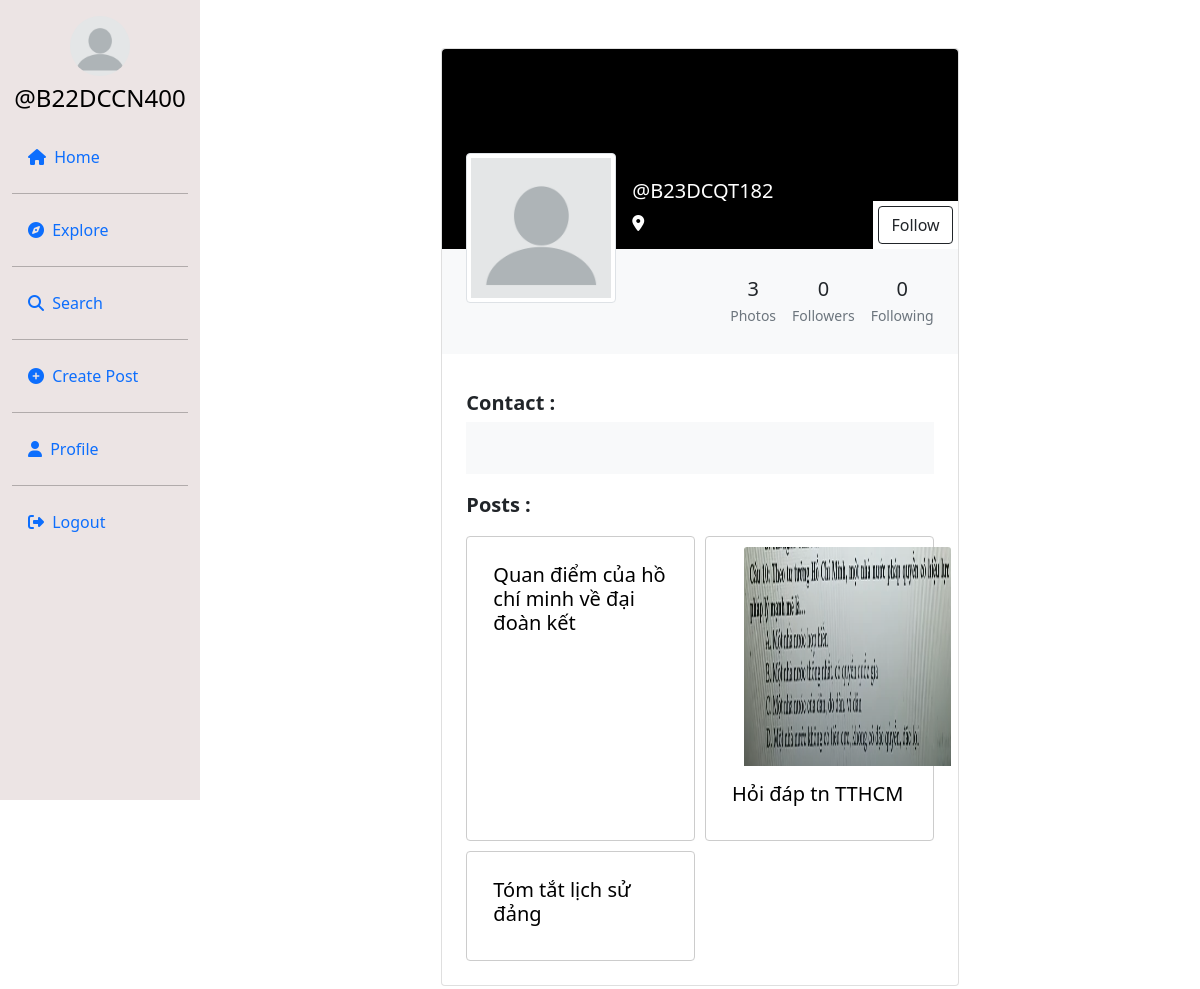
The app's page /profile/B23DCQT182 (signed in) with its own data.
### userauth/models.py (models this page shows, shortened)
class Profile(models.Model):
    user = models.ForeignKey(User, on_delete=models.CASCADE)
    id_user = models.IntegerField(primary_key=True, default=0)
    bio = models.TextField(blank=True, default='')
    profileimg = models.ImageField(upload_to='profile_images', default='blank-profile-picture.png')
    location = models.CharField(max_length=100, blank=True, default='')

class Post(models.Model):
    id = models.UUIDField(primary_key=True, default=uuid.uuid4)
    user = models.CharField(max_length=100)
    title = models.TextField(null=True, blank=True)
    file = models.FileField(upload_to='uploads/', null=True, blank=True)  # Sử dụng FileField cho tất cả loại file
    caption = models.TextField()
    subject = models.CharField(max_length=50, default="HDT")
    created_at = models.DateTimeField(default=datetime.now)
    no_of_likes = models.IntegerField(default=0)

### userauth/views.py (the view, shortened to what this page needs)
# urls.py: path('profile/<str:id_user>', views.profile),
@login_required(login_url='/loginn')
def profile(request,id_user):
    user_object = User.objects.get(username=id_user)
    print(user_object)
    profile = Profile.objects.get(user=request.user)
    user_profile = Profile.objects.get(user=user_object)
    user_posts = Post.objects.filter(user=id_user).order_by('-created_at')
    user_post_length = len(user_posts)
    follower = request.user.username
    user = id_user
    if Followers.objects.filter(follower=follower, user=user).first():
        follow_unfollow = 'Unfollow'
    else:
        follow_unfollow = 'Follow'
    user_followers = len(Followers.objects.filter(user=id_user))
    user_following = len(Followers.objects.filter(follower=id_user))
    context = {
        'user_object': user_object,
        'user_profile': user_profile,
        'user_posts': user_posts,
        'user_post_length': user_post_length,
        'profile': profile,
        'follow_unfollow':follow_unfollow,
        'user_followers': user_followers,
        'user_following': user_following,
    }
    return render(request, 'profile.html', context)

### userauth/templatetags/custom_filters.py (called while the page is built)
@register.filter
def endswith_any(value, suffixes):
    return any(str(value).endswith(suffix.strip()) for suffix in suffixes.split(','))

### templates/profile.html (shortened to what this page needs)
{% load custom_filters %}
{% load static %}
<!DOCTYPE html>
<html lang="en">
<head>
    <link rel="stylesheet" href="https://maxcdn.bootstrapcdn.com/bootstrap/4.5.2/css/bootstrap.min.css">
    <link href="https://cdn.jsdelivr.net/npm/bootstrap@5.0.2/dist/css/bootstrap.min.css" rel="stylesheet"
>
    <link rel="stylesheet" href="{% static 'css/app.css' %}">
</head>
<body>
<div class="container-fluid">
    <div class="row">
        <nav class="col-md-2 d-none d-md-block sidebar" style="position: fixed;">
            <div class="text-center mt-3">
                <img src="{{ profile.profileimg.url }}" alt="Profile Picture" class="profile-pic">
                <h4 class="mt-2"><a href="/profile/{{ user }}" style="text-decoration:none;">@{{ user }}</a></h4>
            </div>
            <ul class="nav flex-column mt-4">
                <li class="nav-item">
                    <a class="nav-link active" href="/">
                        <i class="fa-solid fa-house mr-1"></i> Home
                    </a>
                </li>
                <hr>
                <li class="nav-item">
                    <a class="nav-link" href="/explore">
                        <i class="fa-solid fa-compass mr-1"></i> Explore
                    </a>
                </li>
                <hr>
                <li class="nav-item">
                    <a class="nav-link" href="#" data-bs-toggle="modal" data-bs-target="#exampleModal3">
                        <i class="fa-solid fa-magnifying-glass mr-1"></i> Search
                    </a>
                </li>
                <hr>
                <li class="nav-item">
                    <a class="nav-link" href="#" data-bs-toggle="modal" data-bs-target="#exampleModal2"
                       data-bs-whatever="@getbootstrap">
                        <i class="fa-solid fa-circle-plus mr-1"></i> Create Post
                    </a>
                </li>
                <hr>
                <li class="nav-item">
                    <a class="nav-link" href="/profile/{{ user }}">
                        <i class="fa-solid fa-user mr-1"></i> Profile
                    </a>
                </li>
                <hr>
                <li class="nav-item">
                    <a class="nav-link" href="/logoutt">
                        <i class="fa-solid fa-right-from-bracket mr-1"></i> Logout
                    </a>
                </li>
            </ul>
        </nav>
        <main role="main" class="col-md-9 ml-sm-auto col-lg-10 px-md-4">
            <section class="gradient-custom-2">
                <div class="container py-5">
                    <div class="row d-flex justify-content-center align-items-center h-100">
                        <div class="col col-lg-9 col-xl-7">
                            <div class="card">
                                <div class="rounded-top text-white d-flex flex-row"
                                     style="background:black; height:200px;">
                                    <div class="ms-4  d-flex flex-column" style="width: 150px; margin-top:5rem;">
                                        <img src="{{ user_profile.profileimg.url }}" alt="Generic placeholder image"
                                             class="img-fluid img-thumbnail mt-4 mb-2"
                                             style="width: 180px;height: 180px; z-index: 1">
                                    </div>
                                    <div class="ms-3" style="margin-top: 130px;">
                                        <h5>@{{ user_profile.user }}</h5>
                                        <p><i class="fa-solid fa-location-dot"></i> {{ user_profile.location }}</p>
                                    </div>
                                    <div style="margin-inline-start: auto; margin-top: auto;background:white;">
                                        <form action="/follow" method="POST">
                                            {% csrf_token %}  {% if user != user_profile.user %}
                                            <button type="submit" class="btn btn-outline-dark"
                                                    data-mdb-ripple-color="dark" style="z-index: 1; margin: 5px;"
                                                    data-bs-toggle="modal" data-bs-target="#exampleModal1"
                                                    data-bs-whatever="@getbootstrap">
                                                {{ follow_unfollow }}
                                            </button>
                                        {% endif %}
                                        </form>
                                    </div>
                                </div>
                                <div class="p-4 text-black" style="background-color: #f8f9fa;">
                                    <div class="d-flex justify-content-end text-center py-1">
                                        <div>
                                            <p class="mb-1 h5">{{ user_post_length }}</p>
                                            <p class="small text-muted mb-0">Photos</p>
                                        </div>
                                        <div class="px-3">
                                            <p class="mb-1 h5">{{ user_followers }}</p>
                                            <p class="small text-muted mb-0">Followers</p>
                                        </div>
                                        <div>
                                            <p class="mb-1 h5">{{ user_following }}</p>
                                            <p class="small text-muted mb-0">Following</p>
                                        </div>
                                    </div>
                                </div>
                                <div class="card-body p-4 text-black">
                                    <div class="mb-3">
                                        <p style="margin-top: 10px" class="lead fw-normal mb-1"><strong>Contact
                                            :</strong></p>
                                        <div class="p-4" style="background-color: #f8f9fa;">
                                        </div>
                                    </div>
                                    <div class="mb-3">
                                        <p class="lead fw-normal mb-1"><strong>Posts :</strong></p>
                                    </div>
                                    <div class="image-grid">
                                        {% for pos in user_posts %}
                                            <div class="card image-item">
                                                {% if pos.file %}
                                                    {% if pos.file.url|endswith_any:".jpg,.png,.jpeg" %}
                                                        <img src="{{ pos.file.url }}" alt="..."
                                                             class="card-img-top"
                                                             style="width: 219px;height: 219px;margin-left: 28px">
                                                    {% else %}
                                                        <a href="{{ pos.file.url }}" class="btn btn-primary"
                                                           target="_blank">Download File</a>
                                                    {% endif %}
                                                {% endif %}
                                                <div class="card-body">
                                                    <h5 class="card-title">
                                                        <a href="{% url 'postdetail' pos.id %}"
                                                        style="text-decoration:none;">
                                                            {{ pos.title }}
                                                        </a>
                                                    </h5>
                                                </div>
                                            </div>
                                        {% endfor %}
                                    </div>
                                </div>
                            </div>
                        </div>
                    </div>
                </div>
            </section>
        </main>
    </div>
</div>
</body>
</html>

### templates/search.html (shortened to what this page needs)
{% load static %}

### templates/profile_upload.html (shortened to what this page needs)
{% load static %}

### templates/edit_profile.html (shortened to what this page needs)
{% load static %}

### templates/profile.html (style rules this page uses)
.sidebar { background: #ece4e4; height: 100vh; color: black; }
.profile-pic { width: 60px; height: 60px; border-radius: 50%; object-fit: cover; }
a { color: black; }
.image-grid { display: grid; grid-template-columns: repeat(auto-fill, minmax(200px, 1fr)); gap: 10px; }
.image-item { border: 1px solid #ccc; padding: 10px; }
.image-item img { max-width: 100%; height: auto; }

### records on screen
Profile: profileimg (placeholder picture)
Profile: profileimg (placeholder picture), user "B23DCQT182"
Post: title "Quan điểm của hồ chí minh về đại đoàn kết"
Post: file (picture), title "Hỏi đáp tn TTHCM"
Post: title "Tóm tắt lịch sử đảng"

### other values on screen
{{ user }} "B22DCCN400"
{{ follow_unfollow }} "Follow"
{{ user_post_length }} "3"
{{ user_followers }} "0"
{{ user_following }} "0"
